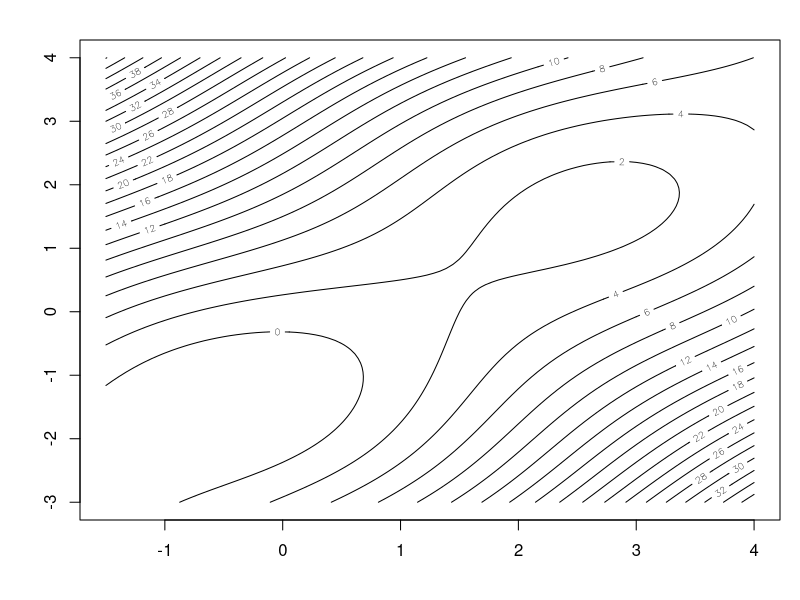

Write the R code that produced this figure.
## ---- chunk 1
knitr::opts_chunk$set(fig.pos = 'H')
library(MASS)
library(knitr)
## ---- chunk 2
#' Two-dimentional function
#'
#' @param x Input value x for one dimention.
#' @param y Input value y for another dimention.
#'
#' @returns The result of this function .
two_dim_func <- function(x,y){
  a <- sin(x+y)
  b <- (x-y)^2
  res <- a + b -1.5*x + 2.5*y + 1
  return(res)
}


#' Gradient of the function
#'
#' This function computes the Gradient of the two_dim function.
#'
#' @param x Input value x for one dimention.
#' @param y Input value y for another dimention.
#'
#' @returns A vector contains partial derivative w.r.t. x and y.
Gradient <- function(x,y){
  gradient_x <- cos(x + y) + 2 * (x - y) - 1.5
  gradient_y <- cos(x + y) - 2 * (x - y) + 2.5
  gradient <- c(gradient_x, gradient_y)
  return(gradient)
}

#' Hessian matrix of the function
#'
#' This function computes the hessian matrix of the two_dim function.
#' 
#' @param x Input value x for one dimention.
#' @param y Input value y for another dimention .
#'
#' @returns A matrix which is the hessian matrix of the two_dim function.
Hessian <- function(x,y){
  xx <- -sin(x + y) + 2
  xy <- -sin(x + y) - 2
  yx <- -sin(x + y) - 2
  yy <- -sin(x + y) + 2
  
  hessian <- matrix(c(xx,xy,yx,yy),nrow = 2,byrow = TRUE)
  return(hessian)
}

#' Iteration function
#'
#' This function computes one step iteration with Newton Method.
#'
#' @param xy A vector representing current xy value to be updated.
#'
#' @returns A vector representing new xy value after update.
step <- function(xy){
  x <- xy[1]
  y <- xy[2]
  gradient <- Gradient(x,y)
  hessian <- Hessian(x,y)
  if (abs(det(hessian)) < 1e-12) {
    hessian_inv <- MASS::ginv(hessian)
  }else{
    hessian_inv <- solve(hessian)
  }
  new_xy <- xy - hessian_inv %*% gradient
  return(as.vector(new_xy))
}

#' Newton Method for finding the global minimum
#'
#' @param starting_value A numeric vecot specifying the starting value for 
#' finding the global minimum.
#' @param stopping A numeric value specifying the tolerance for stopping the
#'  iteration. Default is 0.001
#'
#' @returns A object containing the iteration history, final gradient values and
#' eigenvalues of hessian matrix.
newton_iteration <- function(starting_value,stopping=0.001){
  
  xy <- starting_value
  
  history_df <- data.frame(
    iter = numeric(0), 
    x = numeric(0), 
    y = numeric(0),
    f = numeric(0)
  )

  xy_new <- step(xy)
  
  # Save first iteration values for x, y and f. 
  i <- 1
  history_df[nrow(history_df) + 1, ] <- c(i, xy_new[1],xy_new[2],two_dim_func(xy_new[1],xy_new[2]) )
  i <- 2
  while (max(abs(xy_new - xy)) > stopping) {
    
    xy <- xy_new
    xy_new <- step(xy)
    
    # Save current iteration values for x, y and f. 
    history_df[nrow(history_df) + 1, ] <- c(i, xy_new[1],xy_new[2],two_dim_func(xy_new[1],xy_new[2]) )
    i <- i+1
  }
  
  if ((xy_new[1] < -1.5 || xy_new[1] > 4) ||
      (xy_new[2] < -3   || xy_new[2] > 4)) {
    message("Iteration finished, but xy is out of bounds.")
    return(xy_new)
  }
  
  final_gradient <- Gradient(xy_new[1],xy_new[2]) 
  final_hessian <- Hessian(xy_new[1],xy_new[2])
  eigen_hessian <- eigen(final_hessian)$value
  function_value <- two_dim_func(xy_new[1],xy_new[2])
  
  print(sprintf("the gradient is: (%.4f,%.4f)",final_gradient[1],final_gradient[2]))
  if(all(round(final_gradient)==0)){
    
    cat("the Hessian matrix is:","\n")
    print(final_hessian)
    cat("the eigenvalues are: ",eigen(final_hessian)$value,"\n")
    if(all(eigen_hessian>0)){
      cat("find the local minimun:",function_value,",at point:",xy_new)
    }
    else if(all(eigen_hessian<0)){
      cat("find the local maximun: ",function_value, ",at point:",xy_new)
    }
    else{
      cat("find the saddle point:",xy_new)
    }
  }
  results <- list(
    history_df = history_df,
    final_gradient = round(final_gradient,4),
    eigen_hessian = round(eigen_hessian,2),
    function_value = round(function_value,4),
    final_point = round(xy_new,2)
  )
  class(results) <- "results"
  return(results)
}
## ---- chunk 3
x <- seq(-1.5, 4, length.out = 100)
y <- seq(-3, 4, length.out = 100)
z <- outer(x,y,two_dim_func)
par(mar = c(4, 4, 2, 1))
contour(x,y,z,nlevels = 30)
par(mar = c(5, 4, 4, 2) + 0.1)
## ---- chunk 4
starting_value1 <- c(-1.5,-1)
starting_value2 <- c(0,1)
starting_value3 <- c(2,2)
starting_values <- list(starting_value1, starting_value2, starting_value3)
starting_values_str <- sapply(starting_values, function(v) paste0("(", v[1], ", ", v[2], ")"))
all_res <- lapply(starting_values, newton_iteration)
eigenvalues <- lapply(all_res, function(res) res$eigen_hessian)
eigenvalues_str <- unlist(lapply(eigenvalues, function(v) paste0("(", paste(v, collapse = ", "), ")")))
function_values <- unlist(lapply(all_res, function(res) res$function_value))
end_xy <- unlist(lapply(all_res, function(v) paste0("(", v$final_point[1], ", ", v$final_point[2], ")")))
## ---- chunk 5
results <- data.frame(
  Starting.Value = starting_values_str,
  Eigenvalues = eigenvalues_str,
  Function.Values = function_values,
  Stop.Point = end_xy
)

kable(results,caption = "Optimization Results",align="l")

